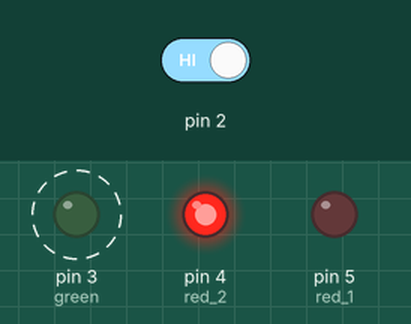
This sketch was run on a simulated Arduino Uno, built with avr-gcc and run on an emulated ATmega328P. Parts: output pins drawn as LEDs (lit = HIGH). Dashed ring = blinking. The inputs (shaded band) are chosen by the test bench; at power-on: pin 2 HIGH.

Above: at 1.4 s.
1.5 s: pin 2 driven LOW
At 1.8 s:
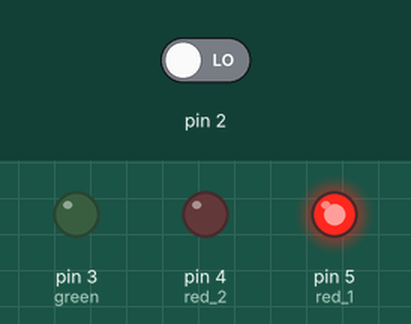
3.0 s: pin 2 driven HIGH
At 3.12 s:
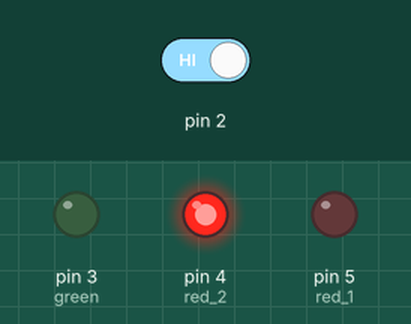
Timing chart, 0 to 12.0 s (numbered marks = the images above; inputs shaded):
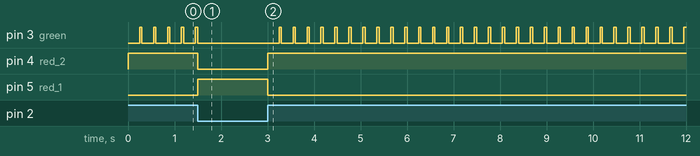

The sketch:

_20140916_spaceship_ver2.ino
```cpp
int red_1 = 5;
int red_2 = 4;
int green = 3;
int switchState = 0;

void setup(){
  pinMode(red_1, OUTPUT);
  pinMode(red_2, OUTPUT);
  pinMode(green, OUTPUT);
  pinMode(2, INPUT);
}

void loop(){
  switchState = digitalRead(2);

  if(switchState == LOW){
    digitalWrite(red_1, HIGH);
    digitalWrite(red_2, LOW);
    digitalWrite(green, LOW);
  }else{
    digitalWrite(red_1, LOW);
    digitalWrite(red_2, HIGH);
    digitalWrite(green, LOW);

    delay(250);

    digitalWrite(red_2, HIGH);
    digitalWrite(green, HIGH);

    delay(50);
  }
}
```

Measured:
- after the input at 1.5 s, pin 3 (green): goes on until 1.5 s, then stays LOW; pin 4 (red_2): HIGH → LOW at once; pin 5 (red_1): LOW → HIGH at once
- after the input at 3.0 s, pin 3 (green): alternates HIGH for 0.05 s and LOW for 0.25 s, starting after 0.25 s; pin 4 (red_2): LOW → HIGH at once; pin 5 (red_1): HIGH → LOW at once
- by itself, pin 3 (green): alternates HIGH for 0.05 s and LOW for 0.25 s
